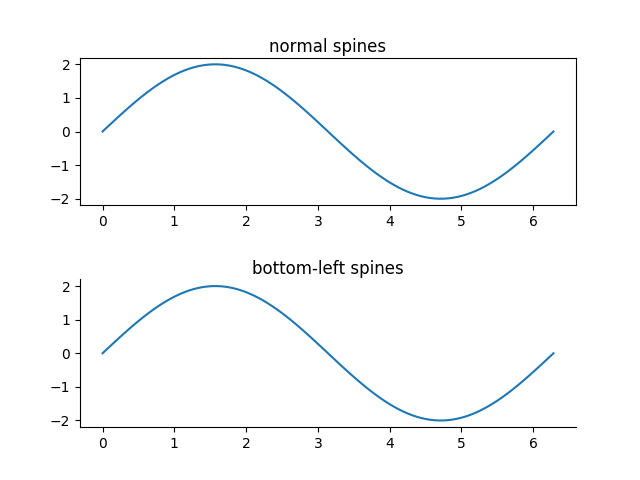

Write the Python code that produced this figure.
"""
Basic demo of axis spines.

This demo compares a normal axes, with spines on all four sides, and an axes
with spines only on the left and bottom.
"""
import numpy as np
import matplotlib.pyplot as plt


x = np.linspace(0, 2 * np.pi, 100)
y = 2 * np.sin(x)

fig, (ax0, ax1) = plt.subplots(nrows=2)

ax0.plot(x, y)
ax0.set_title('normal spines')

ax1.plot(x, y)
ax1.set_title('bottom-left spines')

# Hide the right and top spines
ax1.spines['right'].set_visible(False)
ax1.spines['top'].set_visible(False)
# Only show ticks on the left and bottom spines
ax1.yaxis.set_ticks_position('left')
ax1.xaxis.set_ticks_position('bottom')

# Tweak spacing between subplots to prevent labels from overlapping
plt.subplots_adjust(hspace=0.5)

plt.show()
